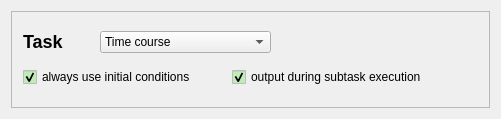
<ui version="4.0" >
<comment> Begin CVS Header </comment>
<comment>   $Source: /fs/turing/cvs/copasi_dev/copasi/UI/CScanWidgetTask.ui,v $ </comment>
<comment>   $Revision: 1.12 $ </comment>
<comment>   $Name: Build-33 $ </comment>
<comment>   $Author: pwilly $ </comment>
<comment>   $Date: 2009/03/18 12:40:00 $ </comment>
<comment> End CVS Header </comment>

<comment> Copyright (C) 2008 by Pedro Mendes, Virginia Tech Intellectual </comment>
<comment> Properties, Inc., EML Research, gGmbH, University of Heidelberg, </comment>
<comment> and The University of Manchester. </comment>
<comment> All rights reserved. </comment>

 <comment> All rights reserved. </comment>
 <class>CScanWidgetTask</class>
 <widget class="QWidget" name="CScanWidgetTask" >
  <property name="geometry" >
   <rect>
    <x>0</x>
    <y>0</y>
    <width>501</width>
    <height>119</height>
   </rect>
  </property>
  <property name="windowTitle" >
   <string>Form1</string>
  </property>
  <property name="autoFillBackground" >
   <bool>false</bool>
  </property>
  <layout class="QVBoxLayout" name="verticalLayout_2" >
   <item>
    <widget class="QFrame" name="frame" >
     <property name="palette" >
      <palette>
       <active>
        <colorrole role="Base" >
         <brush brushstyle="SolidPattern" >
          <color alpha="255" >
           <red>191</red>
           <green>236</green>
           <blue>183</blue>
          </color>
         </brush>
        </colorrole>
       </active>
       <inactive>
        <colorrole role="Base" >
         <brush brushstyle="SolidPattern" >
          <color alpha="255" >
           <red>191</red>
           <green>236</green>
           <blue>183</blue>
          </color>
         </brush>
        </colorrole>
       </inactive>
       <disabled>
        <colorrole role="Base" >
         <brush brushstyle="SolidPattern" >
          <color alpha="255" >
           <red>212</red>
           <green>208</green>
           <blue>200</blue>
          </color>
         </brush>
        </colorrole>
       </disabled>
      </palette>
     </property>
     <property name="autoFillBackground" >
      <bool>true</bool>
     </property>
     <property name="frameShape" >
      <enum>QFrame::StyledPanel</enum>
     </property>
     <property name="frameShadow" >
      <enum>QFrame::Raised</enum>
     </property>
     <layout class="QVBoxLayout" name="verticalLayout" >
      <item>
       <layout class="QHBoxLayout" >
        <item>
         <widget class="QLabel" name="labelTitle" >
          <property name="text" >
           <string>&lt;!DOCTYPE HTML PUBLIC "-//W3C//DTD HTML 4.0//EN" "http://www.w3.org/TR/REC-html40/strict.dtd">
&lt;html>&lt;head>&lt;meta name="qrichtext" content="1" />&lt;style type="text/css">
p, li { white-space: pre-wrap; }
&lt;/style>&lt;/head>&lt;body style=" font-family:'Lucida Grande'; font-size:13pt; font-weight:400; font-style:normal;">
&lt;p style=" margin-top:16px; margin-bottom:12px; margin-left:0px; margin-right:0px; -qt-block-indent:0; text-indent:0px; font-size:x-large; font-weight:600;">&lt;span style=" font-size:x-large;">Task&lt;/span>&lt;/p>&lt;/body>&lt;/html></string>
          </property>
          <property name="wordWrap" >
           <bool>false</bool>
          </property>
         </widget>
        </item>
        <item>
         <spacer name="spacer1" >
          <property name="orientation" >
           <enum>Qt::Horizontal</enum>
          </property>
          <property name="sizeType" >
           <enum>QSizePolicy::Maximum</enum>
          </property>
          <property name="sizeHint" stdset="0" >
           <size>
            <width>30</width>
            <height>20</height>
           </size>
          </property>
         </spacer>
        </item>
        <item>
         <widget class="QComboBox" name="comboType" >
          <property name="currentIndex" >
           <number>1</number>
          </property>
          <item>
           <property name="text" >
            <string>Steady State</string>
           </property>
          </item>
          <item>
           <property name="text" >
            <string>Time course</string>
           </property>
          </item>
          <item>
           <property name="text" >
            <string>Metabolic control analysis</string>
           </property>
          </item>
          <item>
           <property name="text" >
            <string>Lyapunov exponents</string>
           </property>
          </item>
          <item>
           <property name="text" >
            <string>Optimization</string>
           </property>
          </item>
          <item>
           <property name="text" >
            <string>Parameter Estimation</string>
           </property>
          </item>
          <item>
           <property name="text" >
            <string>Sensitivities</string>
           </property>
          </item>
         </widget>
        </item>
        <item>
         <spacer name="spacer2" >
          <property name="orientation" >
           <enum>Qt::Horizontal</enum>
          </property>
          <property name="sizeType" >
           <enum>QSizePolicy::Expanding</enum>
          </property>
          <property name="sizeHint" stdset="0" >
           <size>
            <width>99</width>
            <height>20</height>
           </size>
          </property>
         </spacer>
        </item>
       </layout>
      </item>
      <item>
       <layout class="QHBoxLayout" >
        <item>
         <widget class="QCheckBox" name="checkInitialConditions" >
          <property name="toolTip" >
           <string>If this is activated every calculation will start with the initial conditions specified in the model. &lt;p>If it is not activated only the first calculation will use the initial value specified in the model. All subsequent calculations will start with the result of the previous calculation.</string>
          </property>
          <property name="text" >
           <string>always use initial conditions</string>
          </property>
          <property name="checked" >
           <bool>true</bool>
          </property>
         </widget>
        </item>
        <item>
         <spacer name="spacer3" >
          <property name="orientation" >
           <enum>Qt::Horizontal</enum>
          </property>
          <property name="sizeType" >
           <enum>QSizePolicy::Maximum</enum>
          </property>
          <property name="sizeHint" stdset="0" >
           <size>
            <width>30</width>
            <height>20</height>
           </size>
          </property>
         </spacer>
        </item>
        <item>
         <widget class="QCheckBox" name="checkOutput" >
          <property name="toolTip" >
           <string>If this is activated output will be generated during each calculation. &lt;p>If it is not activated only the state at the end of each calculation will be plotted.</string>
          </property>
          <property name="text" >
           <string>output during subtask execution</string>
          </property>
          <property name="shortcut" >
           <string/>
          </property>
          <property name="checked" >
           <bool>true</bool>
          </property>
         </widget>
        </item>
        <item>
         <spacer name="spacer4" >
          <property name="orientation" >
           <enum>Qt::Horizontal</enum>
          </property>
          <property name="sizeType" >
           <enum>QSizePolicy::Expanding</enum>
          </property>
          <property name="sizeHint" stdset="0" >
           <size>
            <width>41</width>
            <height>20</height>
           </size>
          </property>
         </spacer>
        </item>
       </layout>
      </item>
     </layout>
    </widget>
   </item>
  </layout>
 </widget>
 <layoutdefault spacing="6" margin="11" />
 <pixmapfunction>qPixmapFromMimeSource</pixmapfunction>
 <resources/>
 <connections>
  <connection>
   <sender>comboType</sender>
   <signal>activated(int)</signal>
   <receiver>CScanWidgetTask</receiver>
   <slot>typeChanged(int)</slot>
   <hints>
    <hint type="sourcelabel" >
     <x>218</x>
     <y>33</y>
    </hint>
    <hint type="destinationlabel" >
     <x>211</x>
     <y>94</y>
    </hint>
   </hints>
  </connection>
 </connections>
 <slots>
  <slot>typeChanged(int)</slot>
 </slots>
</ui>
